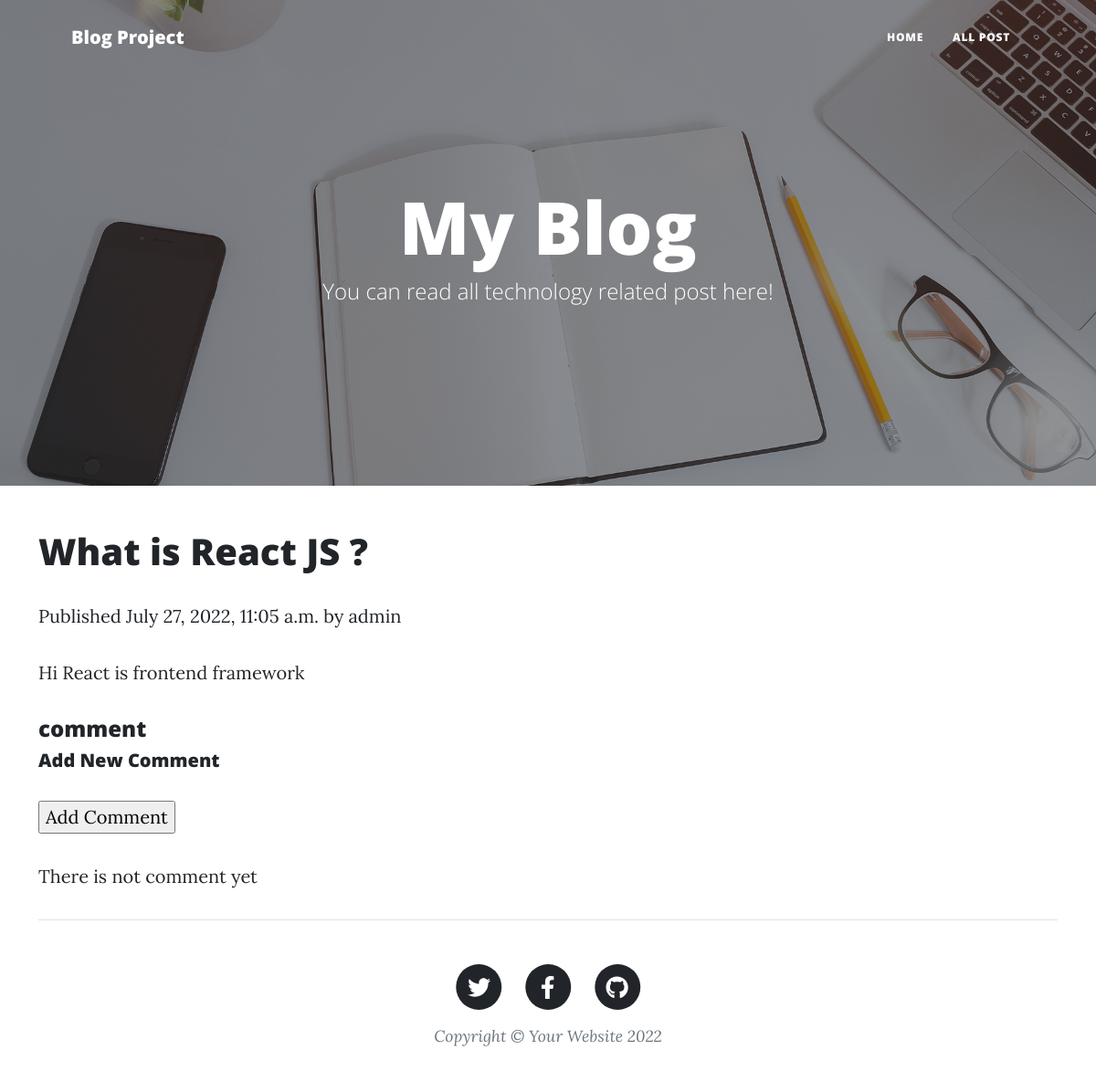
The app's page /post_details/what-is-react-js with its own data.
### app/models.py (models this page shows, shortened)
class Post(models.Model):
    STATUS_CHOICES = (
        ('draft', 'Draft'),
        ('published', 'Published'),
    )
    title = models.CharField(max_length=250)
    slug = AutoSlugField(unique_for_date ='publish', unique=True, null=True,default=None)
    author = models.ForeignKey(User,on_delete=models.CASCADE, related_name='blog_posts')
    body = models.TextField()
    publish = models.DateTimeField(default=timezone.now)
    created = models.DateTimeField(auto_now_add=True)
    updated = models.DateTimeField(auto_now_add=True)
    status = models.CharField(max_length=10, choices=STATUS_CHOICES, default='draft')
    class Meta:
        ordering = ['-publish']
    objects = models.Manager()
    published = PublishedManager()

### app/views.py (the view)
# urls.py: path('post_details/<slug>', views.post_details, name='post_details'),
def post_details(request, slug):
    post = Post.objects.get(slug=slug)
    return render(request, 'app/details.html', {'post':post})

### app/templates/app/details.html (shortened to what this page needs)
{% extends 'app/index.html' %}
{% block content %}
<div class="container">
   <h1>{{post.title}}</h1>
      <p class="date"> Published {{post.publish}} by {{post.author}} </p>
   <p>
      {{post.body | linebreaks }}
   </p>
   {% with comments.count as total_comments %}
   <h4>
      {{total_comments}} comment {{total_comments | pluralize}}
   </h4>
   {% endwith %}
   {% if new_comment %}
      <h2>Your comment has been added</h2>
   {% else %}
   <h5>Add New Comment</h5>
   <form action="" method="post">
      <p><input type="submit" value="Add Comment"></p>
   </form>
   {% endif %}
   {% for comment in comments %}
      <div class="comment">
         <p class="info">
         Comment {{ forloop.counter }} by {{comment.name}}
      </p>
      {{comment.body | linebreaks }}
      </div>
   {% empty %}
      <p> There is not comment yet</p>
   {% endfor %}
   {% endblock %}

### records on screen
Post: title "What is React JS ?", publish "July 27, 2022, 11:05 a.m.", author "admin", body "Hi React is frontend framework"
